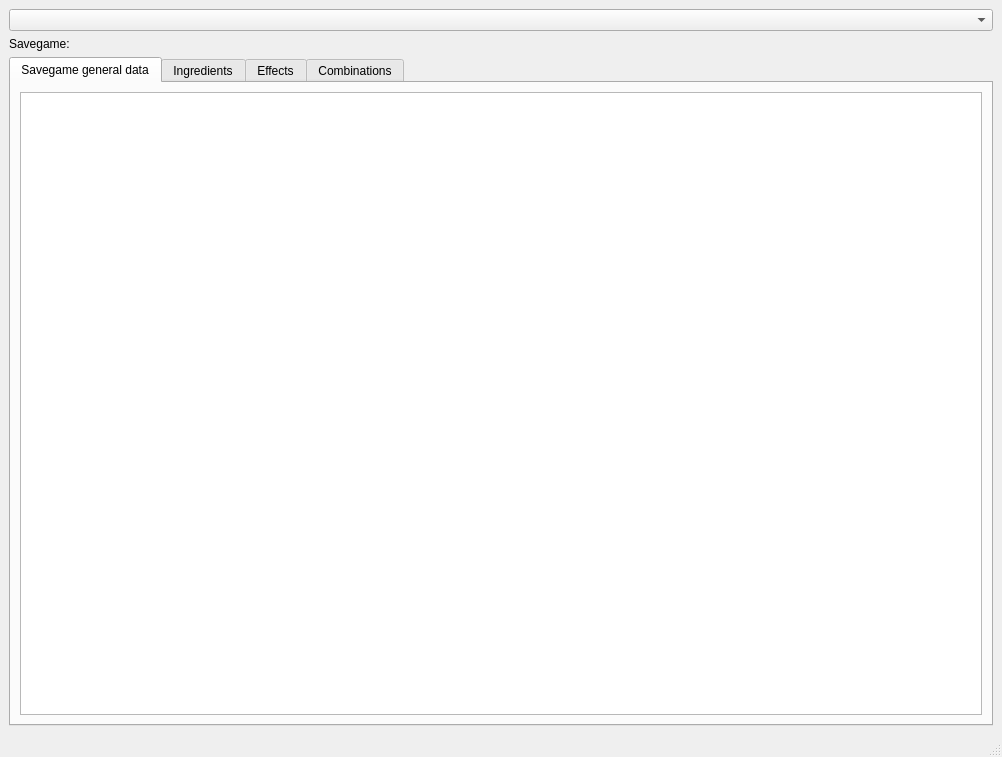
<?xml version="1.0" encoding="UTF-8"?>
<ui version="4.0">
 <class>wndMain</class>
 <widget class="QMainWindow" name="wndMain">
  <property name="geometry">
   <rect>
    <x>0</x>
    <y>0</y>
    <width>1002</width>
    <height>757</height>
   </rect>
  </property>
  <property name="windowTitle">
   <string>MainWindow</string>
  </property>
  <property name="windowIcon">
   <iconset>
    <normaloff>logo.png</normaloff>logo.png</iconset>
  </property>
  <widget class="QWidget" name="centralwidget">
   <layout class="QVBoxLayout" name="verticalLayout_4">
    <item>
     <widget class="QComboBox" name="comboSavegames"/>
    </item>
    <item>
     <widget class="QLabel" name="label">
      <property name="text">
       <string>Savegame:</string>
      </property>
     </widget>
    </item>
    <item>
     <widget class="QSplitter" name="splitter_2">
      <property name="orientation">
       <enum>Qt::Vertical</enum>
      </property>
      <widget class="QTabWidget" name="tabs">
       <property name="currentIndex">
        <number>0</number>
       </property>
       <widget class="QWidget" name="tabGeneral">
        <attribute name="title">
         <string>Savegame general data</string>
        </attribute>
        <layout class="QVBoxLayout" name="verticalLayout">
         <item>
          <widget class="QTextEdit" name="textGeneral">
           <property name="readOnly">
            <bool>true</bool>
           </property>
          </widget>
         </item>
        </layout>
       </widget>
       <widget class="QWidget" name="tabIngr">
        <attribute name="title">
         <string>Ingredients</string>
        </attribute>
        <layout class="QVBoxLayout" name="verticalLayout_2">
         <item>
          <widget class="QSplitter" name="splitter">
           <property name="orientation">
            <enum>Qt::Horizontal</enum>
           </property>
           <widget class="QTableView" name="tableIngr">
            <property name="sortingEnabled">
             <bool>true</bool>
            </property>
           </widget>
           <widget class="QTextEdit" name="textIngr"/>
          </widget>
         </item>
        </layout>
       </widget>
       <widget class="QWidget" name="tabEffects">
        <attribute name="title">
         <string>Effects</string>
        </attribute>
       </widget>
       <widget class="QWidget" name="tabComb">
        <attribute name="title">
         <string>Combinations</string>
        </attribute>
       </widget>
      </widget>
     </widget>
    </item>
   </layout>
  </widget>
  <widget class="QMenuBar" name="menubar">
   <property name="geometry">
    <rect>
     <x>0</x>
     <y>0</y>
     <width>1002</width>
     <height>26</height>
    </rect>
   </property>
  </widget>
  <widget class="QStatusBar" name="statusbar"/>
 </widget>
 <resources/>
 <connections/>
</ui>
